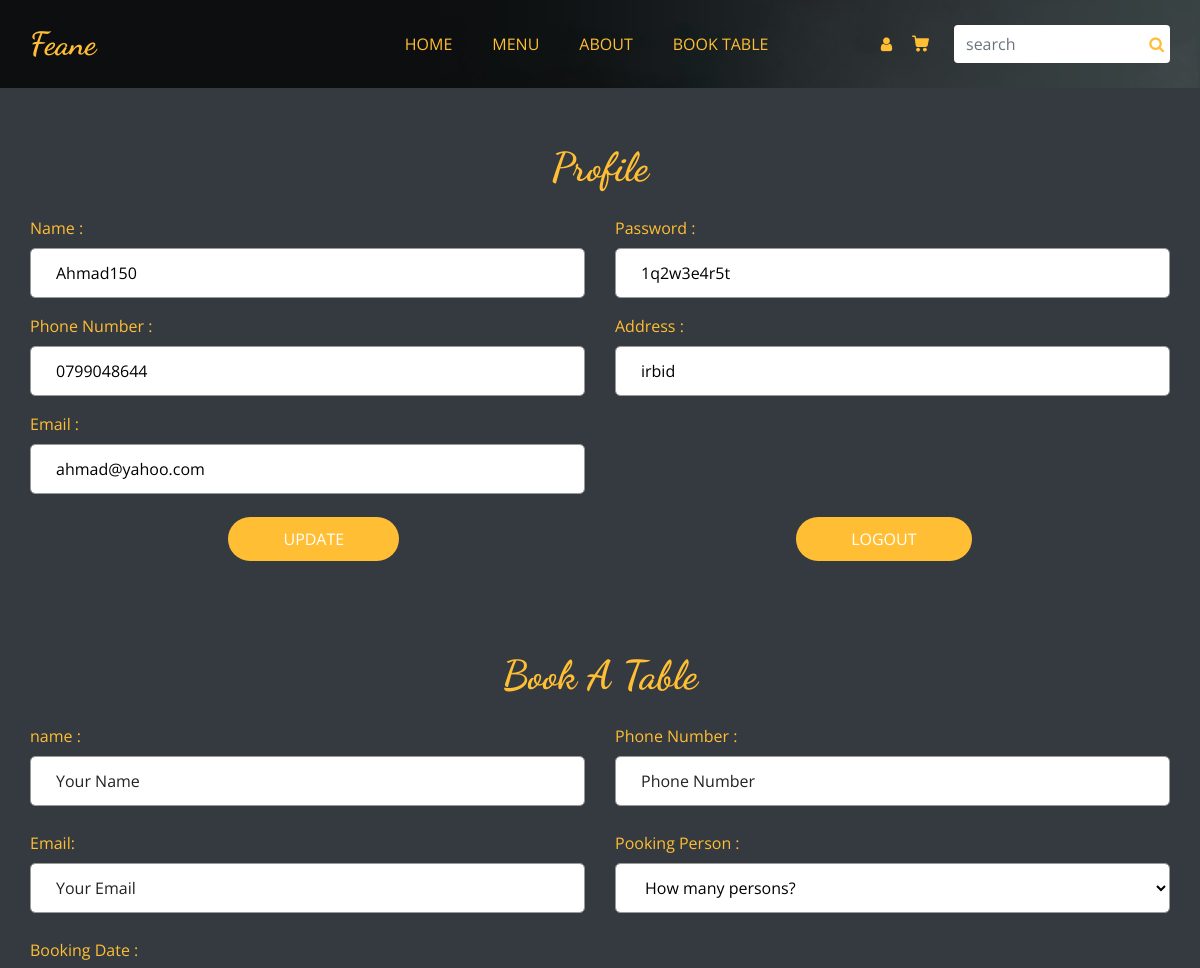
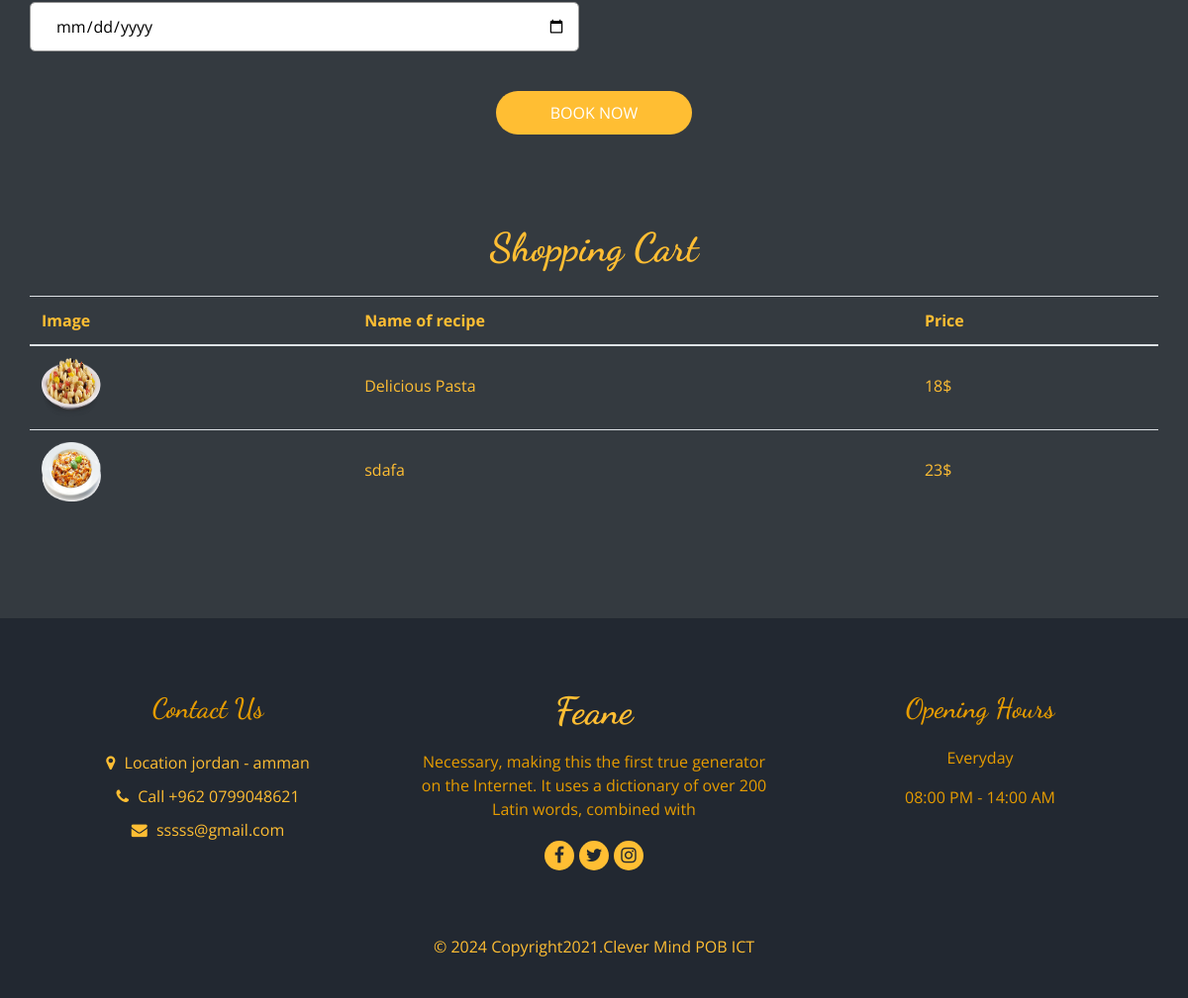
Page /profile.php (signed in) on the committed database (2 pictures, top to bottom).
### tables this page shows
CREATE TABLE `user` (
  `id_user` int(11) NOT NULL,
  `name_user` varchar(100) NOT NULL,
  `pass_user` varchar(200) NOT NULL,
  `phone_user` varchar(100) NOT NULL,
  `address_user` varchar(150) NOT NULL,
  `email_user` varchar(150) NOT NULL
);

CREATE TABLE `sopingcart` (
  `id_toCart` int(11) NOT NULL,
  `id_user` int(11) NOT NULL,
  `name_user` varchar(150) NOT NULL,
  `img_toCart` text NOT NULL,
  `title_toCart` varchar(150) NOT NULL,
  `price_toCart` varchar(150) NOT NULL
);

CREATE TABLE `footer` (
  `id_footer` int(11) NOT NULL,
  `facebook_footer` varchar(200) NOT NULL,
  `twitter_footer` varchar(200) NOT NULL,
  `instagram_footer` varchar(200) NOT NULL,
  `location_footer` varchar(150) NOT NULL,
  `phone_footer` varchar(150) NOT NULL,
  `email_footer` varchar(150) NOT NULL,
  `Name_footer` varchar(50) NOT NULL,
  `slogin` varchar(300) NOT NULL,
  `time_open` varchar(50) NOT NULL,
  `time_close` varchar(50) NOT NULL
);

### profile.php (the view, shortened to what this page needs)
<?php
include "./includes/header.php";
$id_user = $_SESSION['id_user'];
?>
<body class="sub_page">
  <div class="hero_area">
    <div class="bg-box">
      <img src="images/hero-bg.jpg" alt="">
    </div>
    <header class="header_section">
      <div class="container">
        <nav class="navbar navbar-expand-lg custom_nav-container ">
          <a class="navbar-brand" href="index.php">
            <span>
              Feane
            </span>
          </a>
          <div class="collapse navbar-collapse" id="navbarSupportedContent">
            <ul class="navbar-nav  mx-auto ">
              <li class="nav-item">
                <a class="nav-link" href="index.php">Home </a>
              </li>
              <li class="nav-item">
                <a class="nav-link" href="menu.php">Menu</a>
              </li>
              <li class="nav-item">
                <a class="nav-link" href="about.php">About</a>
              </li>
              <li class="nav-item">
                <a class="nav-link" href="book.php">Book Table</a>
              </li>
            </ul>
            <?php include "./includes/nav-header.php"; ?>
          </div>
        </nav>
      </div>
    </header>
  </div>
    <section class="profile_information_section" style="padding-top:55px">
        <div class="container text-oranges">
            <div class="heading_container heading_center">
                <h2>
                Profile
                </h2>
            </div>
            <div class="form_container">
                <form action="<?php echo $_SERVER['PHP_SELF']; ?>" method="POST">
                <?php
                    $sql="SELECT * FROM `user` WHERE `id_user`='$id_user'";
                    $query = mysqli_query($conn , $sql);
                    $row = mysqli_fetch_assoc($query);
                ?>
                    <div class="row mb-3">
                        <div class="col-md-6">
                            <div>
                                <label>Name :</label>
                                <input type="text" class="form-control mb-0" name="name_user" value="<?php echo $row['name_user'] ?>" placeholder="Your Name" />
                            </div>
                        </div>
                        <div class="col-md-6">
                            <div>
                                <label>Password :</label>
                                <input type="text" class="form-control mb-0" name="pass_user" value="<?php echo $row['pass_user'] ?>"  placeholder="Your Password"/>
                            </div>
                        </div>
                    </div>
                    <div class="row mb-3">
                        <div class="col-md-6">
                            <div>
                                <label>Phone Number :</label>
                                <input type="text" class="form-control mb-0" name="phone_user" value="<?php echo $row['phone_user'] ?>" placeholder="Your Phone"/>
                            </div>
                        </div>
                        <div class="col-md-6">
                            <div>
                                <label>Address :</label>
                                <input type="text" class="form-control mb-0" name="address_user" value="<?php echo $row['address_user'] ?>" placeholder="Your Address"/>
                            </div>
                        </div>
                    </div>
                    <div class="row mb-2">
                        <div class="col-md-6">
                            <div>
                                <label>Email :</label>
                                <input type="email" class="form-control mb-0" name="email_user" value="<?php echo $row['email_user'] ?>" placeholder="Your Email"/>
                            </div>
                        </div>
                    </div>
                    <div class="btn_box text-center d-flex justify-content-around">
                        <button name="update_profile">
                            Update
                        </button>
                        <a href="./logout.php" class="btn btn-danger">Logout</a>
                    </div>
                </form>
            </div>
        </div>
    </section>
    <section class="book_section layout_padding">
        <div class="container text-oranges">
            <div class="heading_container heading_center">
                <h2>
                Book A Table
                </h2>
            </div>
            <div class="form_container">
                <form action="" method="POST">
                    <div class="row">
                        <div class="col-md-6">
                            <label>name :</label>
                            <input type="text" name="name_book_profile" class="form-control" placeholder="Your Name" required=""/>
                        </div>
                        <div class="col-md-6">
                            <label>Phone Number :</label>
                            <input type="text" name="phone_book_profile" class="form-control" placeholder="Phone Number" required=""/>
                        </div>
                    </div>
                    <div class="row">
                        <div class="col-md-6">
                            <label>Email:</label>
                            <input type="email" name="email_book_profile" class="form-control" placeholder="Your Email" required=""/>
                        </div>
                        <div class="col-md-6">
                            <label>Pooking Person :</label>
                            <select class="form-control nice-select wide" name="person_book_profile" required="">
                                <option value="" disabled selected>How many persons?</option>
                            </select>
                        </div>
                    </div>
                    <div class="row">
                        <div class="col-md-6">
                            <label>Booking Date :</label>
                            <input type="date" class="form-control" name="date_book_profile" required="">
                        </div>
                    </div>
                    <div class="btn_box text-center">
                        <button name="btn-book-profile">
                            Book Now
                        </button>
                    </div>
                </form>
            </div>
        </div>
    </section>
    <section class="shoppcart_section layout_padding-bottom">
        <div class="container text-oranges">
            <div class="heading_container heading_center">
                <h2>
                    Shopping Cart
                </h2>
            </div>
            <div>
                <table class="table text-oranges">
                    <thead>
                        <tr>
                            <th>Image</th>
                            <th>Name of recipe</th>
                            <th>Price</th>
                        </tr>
                    </thead>
                    <tbody>
                    <?php
                        $sql="SELECT * FROM `sopingcart` WHERE `id_user`='$id_user'" ;
                        $result= mysqli_query($conn,$sql);
                        while($row=mysqli_fetch_assoc($result)):
                    ?>
                        <tr>
                            <td style="vertical-align:initial;">
                                <img src="Dashboard/upload/<?php echo $row['img_toCart'] ?>" title="<?php echo $row['img_toCart'] ?>" alt="<?php echo $row['img_toCart'] ?>" width="60px" height="60px">
                            </td>
                            <td style="vertical-align:initial;"><?php echo $row['title_toCart'] ?></td>
                            <td style="vertical-align:initial;"><?php echo $row['price_toCart'] ?>$</td>
                        </tr>
                    <?php endwhile; ?>
                    </tbody>
                </table>
            </div>
        </div>
    </section>
  <?php include "./includes/footer.php"; ?>

### includes/footer.php (shortened to what this page needs)
<?php
$select="SELECT * FROM `footer`";
$query=mysqli_query($conn , $select);
while($row=mysqli_fetch_assoc($query)):
?>
 <footer class="footer_section">
    <div class="container">
      <div class="row">
        <div class="col-md-4 footer-col">
          <div class="footer_contact">
            <h4>
              Contact Us
            </h4>
            <div class="contact_link_box">
              <a href="">
                <i class="fa fa-map-marker" aria-hidden="true"></i>
                <span>
                  Location <?php echo $row['location_footer'] ?>
                </span>
              </a>
              <a href="">
                <i class="fa fa-phone" aria-hidden="true"></i>
                <span>
                  Call <?php echo $row['phone_footer'] ?>
                </span>
              </a>
              <a href="">
                <i class="fa fa-envelope" aria-hidden="true"></i>
                <span>
                  <?php echo $row['email_footer'] ?>
                </span>
              </a>
            </div>
          </div>
        </div>
        <div class="col-md-4 footer-col">
          <div class="footer_detail">
            <a href="" class="footer-logo">
              <?php echo $row['Name_footer'] ?>
            </a>
            <p><?php echo $row['slogin'] ?></p>
            <div class="footer_social">
              <a target="_blank" href="<?php echo $row['facebook_footer'] ?>">
                <i class="fa fa-facebook" aria-hidden="true"></i>
              </a>
              <a target="_blank" href="<?php echo $row['twitter_footer'] ?>">
                <i class="fa fa-twitter" aria-hidden="true"></i>
              </a>
              <a target="_blank" href="<?php echo $row['instagram_footer'] ?>">
                <i class="fa fa-instagram" aria-hidden="true"></i>
              </a>
            </div>
          </div>
        </div>
        <div class="col-md-4 footer-col">
          <h4>
            Opening Hours
          </h4>
          <p>
            Everyday
          </p>
          <p>
            <?php echo $row['time_open'] ?> PM - <?php echo $row['time_close'] ?> AM
          </p>
        </div>
      </div>
      <div class="footer-info">
        <p>
          &copy; <span id="displayYear"></span> Copyright2021.Clever Mind POB ICT
        </p>
      </div>
    </div>
  </footer>
  <?php endwhile; ?>
</body>
</html>

### css/Responsives.css (style rules this page uses)
@media (min-width: 1200px) { .container { max-width: 1170px; } }

### rows in the picture
user: name_user "Ahmad150", pass_user "1q2w3e4r5t", phone_user "0799048644", address_user "irbid", email_user "ahmad@yahoo.com"
sopingcart: img_toCart (picture), title_toCart "Delicious Pasta", price_toCart "18"
sopingcart: img_toCart (picture), title_toCart "sdafa", price_toCart "23"
footer: location_footer "jordan - amman", phone_footer "+962 0799048621", email_footer "sssss@gmail.com", Name_footer "Feane", slogin "Necessary, making this the first true generator on the Internet. It uses a dictionary of over 200 Latin words, combined with", time_open "08:00", time_close "14:00"
